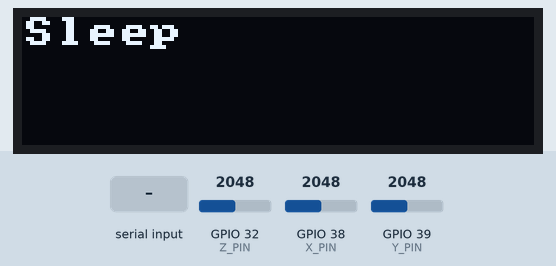
This sketch was run on a simulated ESP32. Shown: 128×32 one-colour display. The test bench sets the inputs (shaded band); at power-on: GPIO 32 (Z_PIN) = 2048, GPIO 38 (X_PIN) = 2048, GPIO 39 (Y_PIN) = 2048. Nothing arrives over Bluetooth unless stated.

Above: at 1.2 s.
1.3 s: "wearable\n" received over the second serial link
At 1.7 s:
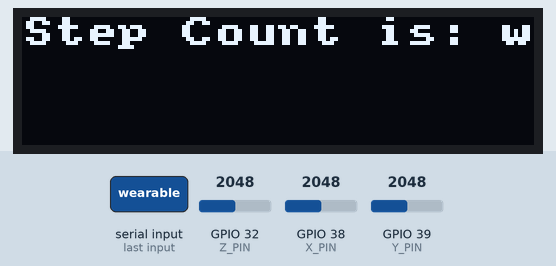
4.3 s: GPIO 32 (Z_PIN) set to 960
At 6.1 s:
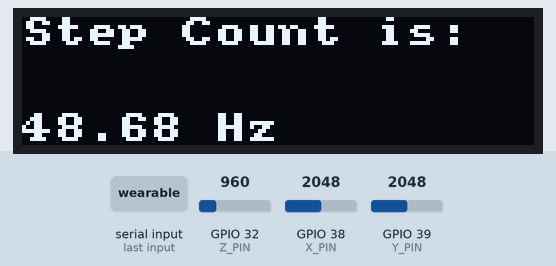
7.3 s: "sleep\n" received over the second serial link
At 8.5 s:
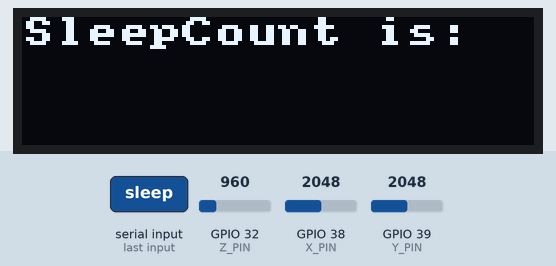
8.8 s: "wearable\n" received over the second serial link
At 10.4 s:
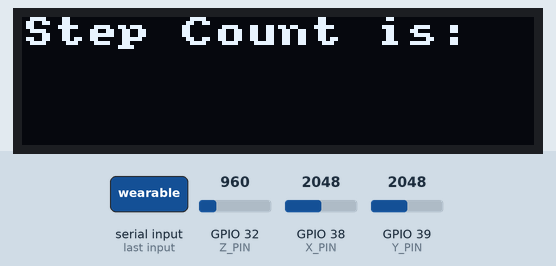
11.3 s: "sleep\n" received over the second serial link
At 12.3 s:
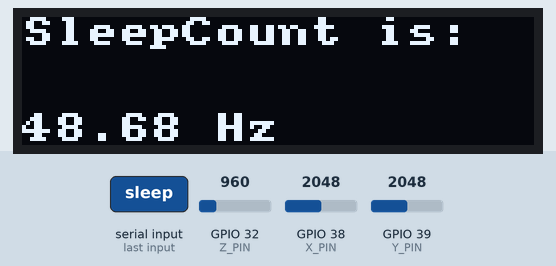
Timing chart, 0 to 13.8 s (numbered marks = the images above; inputs shaded):
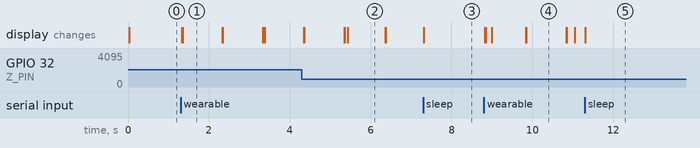

The sketch:

Challenge1OnlinePedometer.ino
```cpp
int sampleTime = 0; // Time of last sample (in Sampling tab)
int ax = 0; int ay = 0; int az = 0; // Acceleration (from readAccelSensor())
bool sending;
String text = "";

void setup() {
  setupAccelSensor();
  setupCommunication();
  setupDisplay();
  sending = false;
  writeDisplay("Sleep", 0, true);
}

void loop() {
  String command = receiveMessage();
  if(command == "sleep") {
    sending = false;
    writeDisplay("Sleep", 0, true);
  }
  else if(command == "wearable") {
    sending = true;
    writeDisplay("Wearable", 0, true);
  }
  if(sending && sampleSensors()) {
    String response = String(sampleTime) + ",";
    response += String(ax) + "," + String(ay) + "," + String(az);
    sendMessage(response);

    text = "Step Count is: " + String(command);
    writeDisplay(text.c_str(), 0, true);
  }
}
```

Accelerometer.ino
```cpp
const int X_PIN = A2;
const int Y_PIN = A3;
const int Z_PIN = A4;

void setupAccelSensor()
{
  //define pins as inputs
  pinMode(X_PIN, INPUT);
  pinMode(Y_PIN, INPUT);
  pinMode(Z_PIN, INPUT);
}

void readAccelSensor()
{
  //read in current values and set global vars
  ax = analogRead(X_PIN);
  ay = analogRead(Y_PIN);
  az = analogRead(Z_PIN);
}
```

Communication.ino
```cpp
/*
 * Precompiler directive elegance: 0 == Serial, 1 == Bluetooth
 */
#define USE_BT 1

/*
 * This block allows us to use "Ser" throughout our codebase.
 * This makes the code to be protocol-agnostic.
 * Whether using Bluetooth or USB Serial, we will reference it as Ser.
 */
#if USE_BT
  #include "BluetoothSerial.h"
  BluetoothSerial BTSerial;     // instantiate a BT object
  #define Ser BTSerial          // substitute Ser for SerialBT
#else
  #define Ser Serial            // substitute Ser for Serial
#endif

/*
 * Initialize the communication protocol (either HW Serial or BT)
 */
void setupCommunication() {
  #if USE_BT
    Ser.begin("ZACArduino"); // any unique name for BT
  #else
    Ser.begin(115200);
  #endif
}

/*
 * Receive a message one character at a time, stopping at a newline ('\n')
 */
String receiveMessage() {
  String message = "";
  if (Ser.available() > 0) {
    while (true) {
      char c = Ser.read();
      if (c != char(-1)) {
        if (c == '\n')
          break;
        message += c;
      }
    }
  }
  return message;
}

/*
 * Send a message over the communication protocol
 */
void sendMessage(String message) {
  Ser.println(message);
}
```

Display.ino
```cpp
// OLED Library includes
#include "U8x8lib.h" // include the fast graphics library
#include "Wire.h"    // include the I2C library

/*
 * Instantiate the display object "oled" and reset it using the
 * predefined argument "U8X8_PIN_NONE"
 * NOTE: if you have trouble with this constructor call, your OS
 * might require that you specify the I2C pins (22 and 23) as
 * arguments. If that is the case, you would change the call to this:
 * U8X8_SSD1306_128X32_UNIVISION_HW_I2C oled(U8X8_PIN_NONE, 22, 23);
 */
U8X8_SSD1306_128X32_UNIVISION_HW_I2C oled(U8X8_PIN_NONE);

// Clear the display no more than once per second
const int MAX_REFRESH = 1000;
unsigned long lastClear = 0;

void setupDisplay() {
    oled.begin(); // Initializes u8x8 object
    oled.setPowerSave(0); // Makes sure OLED doesn't go to sleep
    oled.setFont(u8x8_font_amstrad_cpc_extended_r); // Set the font
    oled.setCursor(0, 0); //Sets the cursor at the top left corner
}

/*
 * A function to write a message on the OLED display.
 * The "row" argument specifies which row to print on: [0,1,2,3].
 * The "erase" argument specifies if the display should be cleared.
 */
void writeDisplay(const char * message, int row, bool erase) {
    unsigned long now = millis();
    //if erase is true and it's been longer than MAX_REFRESH (1s)
    if(erase && (millis() - lastClear >= MAX_REFRESH)) {
        oled.clearDisplay();
        lastClear = now;
    }
    oled.setCursor(0, row);
    oled.print(message);
}

/*
 * A function to write a CSV message on multiple lines on the OLED.
 * The "commaCount" argument says how many commas are in the String.
 * NOTE: The OLED can only display 4 lines (a maximum of 3 commas).
 */
void writeDisplayCSV(String message, int commaCount) {
     int startIndex = 0;
     for(int i=0; i<=commaCount; i++) {
          // find the index of the comma and store it in startIndex
          int index = message.indexOf(',', startIndex);

          // take everything in the string up until the comma
          String subMessage = message.substring(startIndex, index);

          startIndex = index + 1; // skip over the comma

          // Write the substring onto the OLED!
          writeDisplay(subMessage.c_str(), i, false);
     }
}
```

Sampling.ino
```cpp
int sampleRate = 50;                  // Sensor reading Frequency (Hz)
unsigned long sampleDelay = 1e6/sampleRate; //Time(μs) between samples
unsigned long timeStart = 0;              //Start time timing variable
unsigned long timeEnd = 0;                  //End time timing variable

bool sampleSensors() {
  timeEnd = micros();
  if(timeEnd - timeStart >= sampleDelay) {
    displaySampleRate(timeEnd);
    timeStart = timeEnd;

    // Read the sensors and store their outputs in global variables
    sampleTime = millis();
    readAccelSensor();     // values stored in "ax", "ay", and "az"
    return true;
  }

  return false;
}

void displaySampleRate(unsigned long currentTime) {
     int nSamples = 100;
     static int count = 0;
     static unsigned long lastTime = 0;

     count++;
     if(count == nSamples) {
     double avgRate = nSamples * 1e6 / (currentTime - lastTime);
     String message = String(avgRate) + " Hz";
     writeDisplay(message.c_str(), 3, false);

     // reset
    count = 0;
    lastTime = currentTime;
    }
}
```

Measured:
- after the input at 1.3 s, the display: first changes at once (image 1 shows a later state)
- after the input at 7.3 s, the display: first changes at once (image 3 shows a later state)
- after the input at 8.8 s, the display: first changes at once (image 4 shows a later state)
- after the input at 11.3 s, the display: changes at once (image 5)
- what the display in image 1 shows lasts 0.9 s, from 1.4 s to 2.3 s
- what the display in image 2 shows lasts 1.0 s, from 5.4 s to 6.4 s
